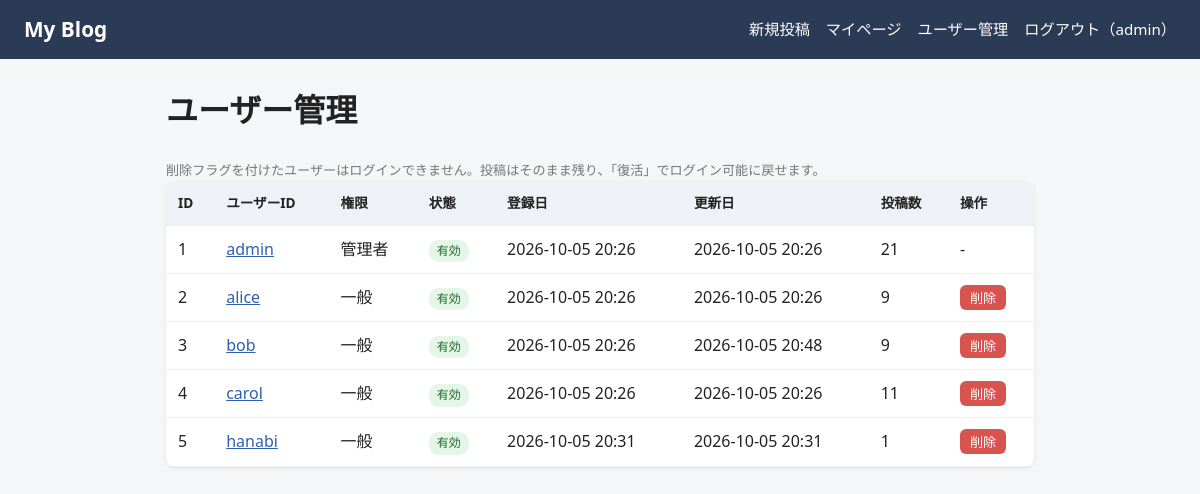
Page /admin/users (signed in) on the committed database.
### auth/models.py (models this page shows, shortened)
class User(db.Model):
    __tablename__ = "users"
    id = db.Column(db.Integer, primary_key=True)
    username = db.Column(db.String(50), unique=True, nullable=False, index=True)
    password_hash = db.Column(db.String(255), nullable=False)
    is_admin = db.Column(db.Boolean, nullable=False, default=False)
    is_deleted = db.Column(db.Boolean, nullable=False, default=False)  # 削除フラグ
    deleted_at = db.Column(db.DateTime, nullable=True)
    created_at = db.Column(db.DateTime, nullable=False, default=datetime.now)  # 登録日
    updated_at = db.Column(  # 更新日（変更時に自動で書き換わる）
        db.DateTime, nullable=False, default=datetime.now, onupdate=datetime.now
    )

### auth/admin.py (the view)
@bp.route("/users")
@admin_required
def users():
    from blog.models import Post
    page = request.args.get("page", 1, type=int)
    pagination = db.paginate(
        db.select(User).order_by(User.id),
        page=page,
        per_page=current_app.config["ADMIN_USERS_PER_PAGE"],
    )
    rows = db.session.execute(
        db.select(Post.userid, func.count()).group_by(Post.userid)
    ).all()
    counts = {userid: count for userid, count in rows}
    return render_template(
        "auth/admin_users.html", pagination=pagination, counts=counts
    )

### app.py (called while the page is built)
def _csrf_token():
    token = session.get("_csrf")
    if not token:
        token = secrets.token_urlsafe(32)
        session["_csrf"] = token
    return token

def _csrf_protect():
    if request.method in ("POST", "PUT", "PATCH", "DELETE"):
        sent = (request.form.get("csrf_token") or "").encode("utf-8")
        expected = (session.get("_csrf") or "").encode("utf-8")
        if not expected or not hmac.compare_digest(sent, expected):
            abort(400)

### auth/routes.py (called while the page is built)
@bp.before_app_request
def load_logged_in_user():
    g.user = None
    user_id = session.get("user_id")
    if user_id is not None:
        user = db.session.get(User, user_id)
        if user is not None and not user.is_deleted:
            g.user = user
        else:
            session.pop("user_id", None)

@bp.app_context_processor
def inject_current_user():
    return {"current_user": g.get("user")}

### auth/utils.py (called while the page is built)
def admin_required(view):
    @wraps(view)
    def wrapped(*args, **kwargs):
        user = g.get("user")
        if user is None:
            flash("ログインしてください。", "error")
            return redirect(url_for("auth.login"))
        if not user.is_admin:
            abort(403)
        return view(*args, **kwargs)
    return wrapped

### blog/utils.py (called while the page is built)
def format_datetime(value, fmt="%Y-%m-%d %H:%M"):
    return value.strftime(fmt) if value else ""

### auth/templates/auth/admin_users.html (shortened to what this page needs)
{% extends "base.html" %}
{% from "_macros.html" import pagination_nav %}
{% block content %}
<h1>ユーザー管理</h1>
<p class="hint">削除フラグを付けたユーザーはログインできません。投稿はそのまま残り、「復活」でログイン可能に戻せます。</p>
<table class="post-table">
  <thead>
    <tr>
      <th>ID</th><th>ユーザーID</th><th>権限</th><th>状態</th>
      <th>登録日</th><th>更新日</th><th>投稿数</th><th>操作</th>
    </tr>
  </thead>
  <tbody>
    {% for u in pagination.items %}
      <tr class="{{ 'deleted' if u.is_deleted }}">
        <td>{{ u.id }}</td>
        <td><a href="{{ url_for('blog.index', userid=u.username) }}">{{ u.username }}</a></td>
        <td>{{ '管理者' if u.is_admin else '一般' }}</td>
        <td>
          {% if u.is_deleted %}
            <span class="badge danger">削除済み（{{ u.deleted_at | dt }}）</span>
          {% else %}
            <span class="badge ok">有効</span>
          {% endif %}
        </td>
        <td class="nowrap">{{ u.created_at | dt }}</td>
        <td class="nowrap">{{ u.updated_at | dt }}</td>
        <td>{{ counts.get(u.username, 0) }}</td>
        <td>
          {% if u.is_deleted %}
            <form method="post" action="{{ url_for('admin.restore_user', user_id=u.id) }}" class="inline-form">
              <input type="hidden" name="csrf_token" value="{{ csrf_token() }}">
              <input type="hidden" name="page" value="{{ pagination.page }}">
              <button type="submit" class="btn small">復活</button>
            </form>
          {% elif not u.is_admin and u.id != current_user.id %}
            <form method="post" action="{{ url_for('admin.delete_user', user_id=u.id) }}" class="inline-form"
                  onsubmit="return confirm('このユーザーに削除フラグを付けますか？（ログイン不可になります）');">
              <button type="submit" class="btn small danger">削除</button>
            </form>
          {% else %}
            -
          {% endif %}
        </td>
      </tr>
    {% endfor %}
  </tbody>
</table>
{% endblock %}

### templates/base.html (shortened to what this page needs)
<!doctype html>
<html lang="ja">
<head>
  <link rel="stylesheet" href="{{ url_for('static', filename='css/style.css') }}">
</head>
<body>
  <header class="site-header">
    <a class="logo" href="{{ url_for('blog.index') }}">My Blog</a>
    <nav class="nav">
      {% if current_user %}
        <a href="{{ url_for('blog.create') }}">新規投稿</a>
        <a href="{{ url_for('auth.mypage') }}">マイページ</a>
        {% if current_user.is_admin %}
          <a href="{{ url_for('admin.users') }}">ユーザー管理</a>
        {% endif %}
        <form method="post" action="{{ url_for('auth.logout') }}" class="inline-form">
          <button type="submit" class="link-button">ログアウト（{{ current_user.username }}）</button>
        </form>
      {% else %}
        <a href="{{ url_for('auth.login') }}">ログイン</a>
        <a href="{{ url_for('auth.register') }}">新規登録</a>
      {% endif %}
    </nav>
  </header>
  <main class="container">
    {% block content %}{% endblock %}
  </main>
</body>
</html>

### static/css/style.css (style rules this page uses)
* { box-sizing: border-box; }
body { margin: 0; font-family: system-ui, -apple-system, "Hiragino Sans", "Noto Sans JP", sans-serif; background: #f5f6f8; color: #222; line-height: 1.7; }
a { color: #2f5fb3; }
.site-header { display: flex; flex-wrap: wrap; justify-content: space-between; align-items: center; gap: 8px; padding: 12px 24px; background: #2b3a55; }
.site-header .logo { color: #fff; font-size: 1.3rem; font-weight: bold; text-decoration: none; }
.nav { display: flex; flex-wrap: wrap; align-items: center; gap: 16px; }
.nav a, .link-button { color: #fff; text-decoration: none; font-size: .95rem; }
.link-button { background: none; border: none; padding: 0; cursor: pointer; font-family: inherit; }
.inline-form { display: inline; margin: 0; }
.container { max-width: 900px; margin: 24px auto; padding: 0 16px; }
.hint { color: #777; font-size: .82rem; margin: 4px 0 0; }
.nowrap { white-space: nowrap; }
.btn { display: inline-block; padding: 8px 16px; background: #3b6fd4; color: #fff; border: none; border-radius: 6px; font-size: .95rem; font-family: inherit; text-decoration: none; cursor: pointer; }
.btn.danger { background: #d9534f; }
.btn.small { padding: 3px 10px; font-size: .82rem; }
.post-table { width: 100%; border-collapse: collapse; background: #fff; border-radius: 8px; overflow: hidden; box-shadow: 0 1px 3px rgba(0,0,0,.1); }
.post-table th, .post-table td { padding: 10px 12px; text-align: left; border-bottom: 1px solid #eee; }
.post-table th { background: #eef1f6; font-size: .85rem; }
.badge { display: inline-block; padding: 1px 8px; border-radius: 10px; font-size: .75rem; background: #e8ebf0; }
.badge.ok { background: #e3f6e8; color: #1e6b34; }

### rows in the picture
User: username "admin", id "1", is_admin "管理者", is_deleted "有効", created_at|dt "2026-10-05 20:26", updated_at|dt "2026-10-05 20:26", get "21"
User: id "2", username "alice", is_admin "一般", is_deleted "有効", created_at|dt "2026-10-05 20:26", updated_at|dt "2026-10-05 20:26", get "9"
User: id "3", username "bob", is_admin "一般", is_deleted "有効", created_at|dt "2026-10-05 20:26", updated_at|dt "2026-10-05 20:48", get "9"
User: id "4", username "carol", is_admin "一般", is_deleted "有効", created_at|dt "2026-10-05 20:26", updated_at|dt "2026-10-05 20:26", get "11"
User: id "5", username "hanabi", is_admin "一般", is_deleted "有効", created_at|dt "2026-10-05 20:31", updated_at|dt "2026-10-05 20:31", get "1"
